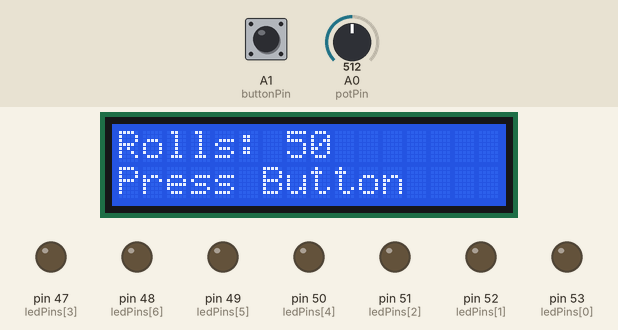
Bench run of a sketch on a simulated Arduino Mega 2560, built with avr-gcc and run on an emulated ATmega2560. On the bench: 16×2 character LCD, output pins drawn as LEDs (lit = HIGH). The inputs (shaded band) are chosen by the test bench; at power-on: A1 (buttonPin) HIGH, A0 (potPin) = 512. Random numbers use the default seed unless the sketch sets one.

Above: at 1.2 s.
1.3 s: A1 (buttonPin) pulled LOW for 0.15 s
At 10.3 s:
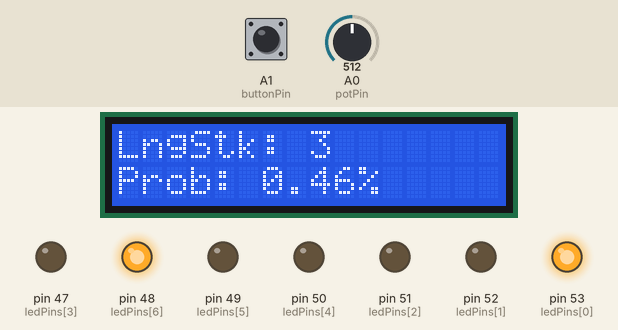
13.5 s: A0 (potPin) set to 900
At 14.7 s:
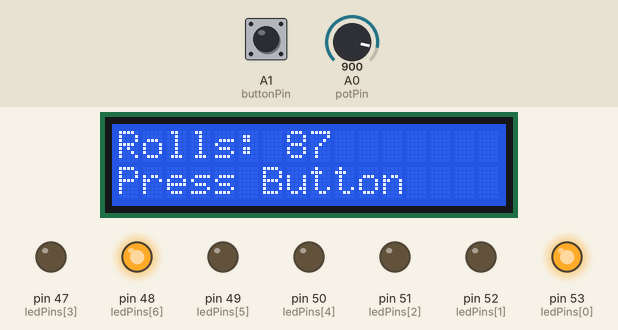
15.5 s: A0 (potPin) set to 1023
At 16.7 s:
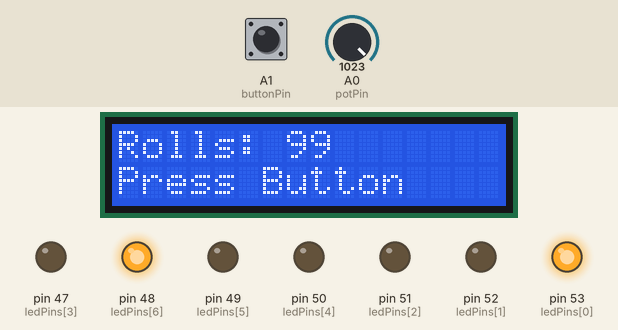
17.0 s: A0 (potPin) set to 40
At 17.7 s:
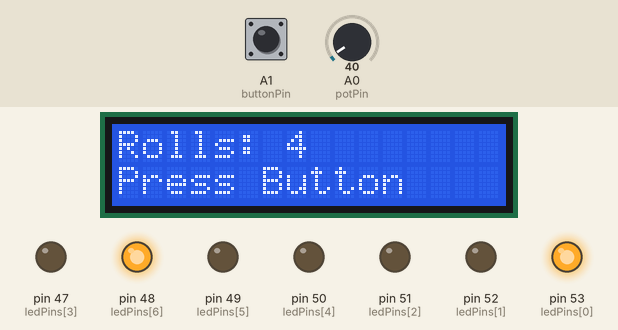
20.0 s: A1 (buttonPin) pulled LOW for 1 s
At 21.1 s:
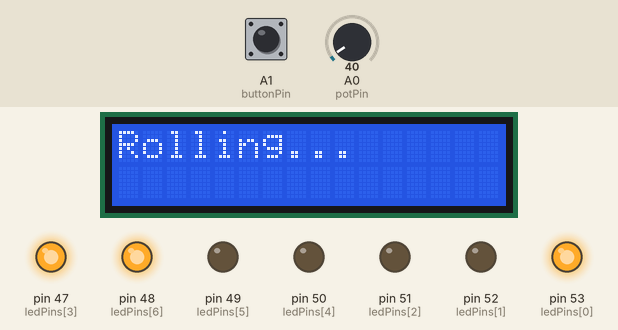
Timing chart, 0 to 23.1 s (numbered marks = the images above; inputs shaded):
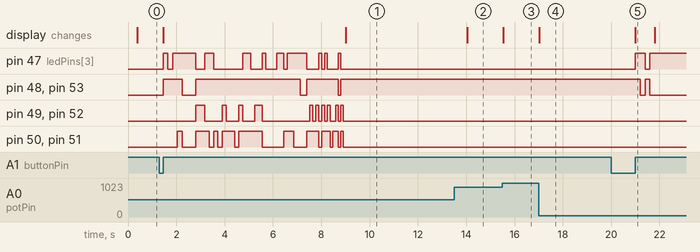

Measured:
- after the input at 1.3 s, pin 47 (ledPins[3]): LOW → HIGH after 0.15 s, → LOW 0.20 s later, → HIGH 0.20 s later, → LOW 0.96 s later, … (20 changes in this stretch); pin 48 (ledPins[6]): goes HIGH 0.79 s, LOW 0.57 s, HIGH 4.3 s, LOW 0.26 s, HIGH 1.3 s, LOW 0.11 s, then HIGH, starting after 0.15 s
- after the input at 20.0 s, pin 47 (ledPins[3]): LOW → HIGH after 1.0 s, → LOW 0.40 s later, → HIGH 0.20 s later; pin 48 (ledPins[6]), pin 53 (ledPins[0]): HIGH → LOW after 1.2 s, → HIGH 0.20 s later, → LOW 0.20 s later; the display: changes after 1.0 s (image 5)
- what the display in image 5 shows lasts 0.8 s, from 21.0 s to 21.8 s

The sketch:

DigitalDice.ino
```cpp
#include <LiquidCrystal.h>
#include <math.h>

LiquidCrystal lcd(7, 8, 9, 10, 11, 12);

const int ledPins[] = {53, 52, 51, 47, 50, 49, 48};
const int potPin = A0;
const int buttonPin = A1;

void setup() {
  randomSeed(analogRead(0));
  for (int i = 0; i < 7; i++) {
    pinMode(ledPins[i], OUTPUT);
  }
  pinMode(buttonPin, INPUT_PULLUP);
  lcd.begin(16, 2);
}

void loop() {
  int potValue = analogRead(potPin);
  delay(10);

  int rolls = constrain(map(potValue, 0, 1023, 1, 99), 1, 99);

  lcd.clear();
  lcd.setCursor(0, 0);
  lcd.print("Rolls: ");
  lcd.print(rolls);
  lcd.setCursor(0, 1);
  lcd.print("Press Button      ");

  if (digitalRead(buttonPin) == LOW) {
    while (digitalRead(buttonPin) == LOW);
    lcd.clear();
    lcd.setCursor(0, 0);
    lcd.print("Rolling...");

    int longestStreak = 0, streak = 1, previousRoll = 0, currentRoll;
    for (int i = 0; i < rolls; i++) {
      currentRoll = random(1, 7);
      int dynamicDelay = max(50, 200 - (i * 2));

      showDice(currentRoll, dynamicDelay);

      if (currentRoll == previousRoll) {
        streak++;
      } else {
        streak = 1;
        previousRoll = currentRoll;
      }

      if (streak > longestStreak) {
        longestStreak = streak;
      }
    }

    double probability = pow(1.0 / 6.0, longestStreak) * 100;

    lcd.clear();
    lcd.setCursor(0, 0);
    lcd.print("LngStk: ");
    lcd.print(longestStreak);
    lcd.setCursor(0, 1);
    lcd.print("Prob: ");
    lcd.print(probability, 2);
    lcd.print("%");

    delay(5000);
  }
}

void showDice(int number, int dynamicDelay) {
  for (int i = 0; i < 7; i++) {
    digitalWrite(ledPins[i], LOW);
  }

  switch (number) {
    case 1:
      digitalWrite(ledPins[3], HIGH);
      break;
    case 2:
      digitalWrite(ledPins[0], HIGH);
      digitalWrite(ledPins[6], HIGH);
      break;
    case 3:
      digitalWrite(ledPins[0], HIGH);
      digitalWrite(ledPins[3], HIGH);
      digitalWrite(ledPins[6], HIGH);
      break;
    case 4:
      digitalWrite(ledPins[0], HIGH);
      digitalWrite(ledPins[2], HIGH);
      digitalWrite(ledPins[4], HIGH);
      digitalWrite(ledPins[6], HIGH);
      break;
    case 5:
      digitalWrite(ledPins[0], HIGH);
      digitalWrite(ledPins[2], HIGH);
      digitalWrite(ledPins[4], HIGH);
      digitalWrite(ledPins[6], HIGH);
      digitalWrite(ledPins[3], HIGH);
      break;
    case 6:
      digitalWrite(ledPins[0], HIGH);
      digitalWrite(ledPins[1], HIGH);
      digitalWrite(ledPins[2], HIGH);
      digitalWrite(ledPins[4], HIGH);
      digitalWrite(ledPins[5], HIGH);
      digitalWrite(ledPins[6], HIGH);
      break;
  }

  delay(dynamicDelay);
  }
```
